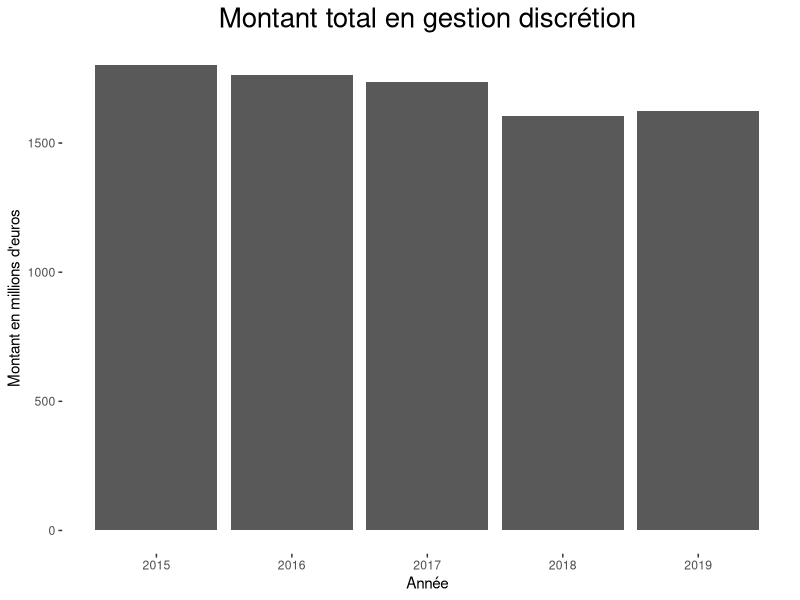
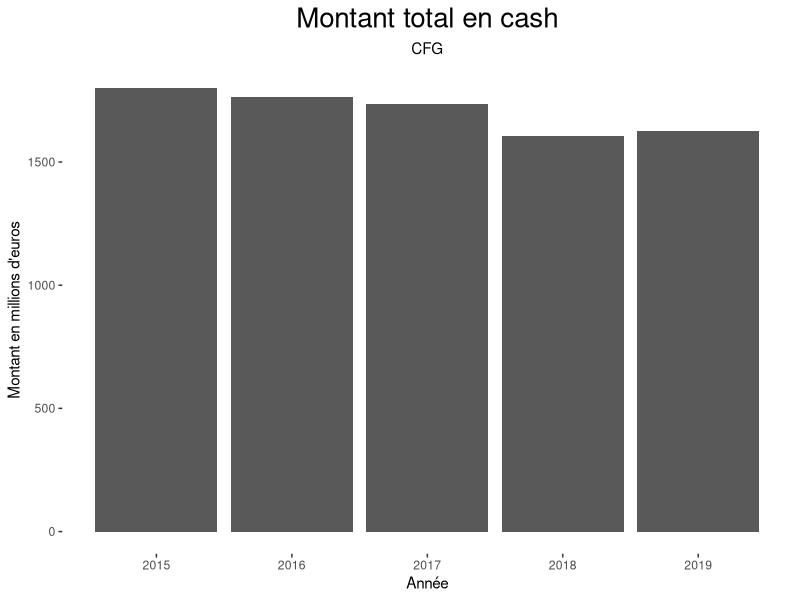
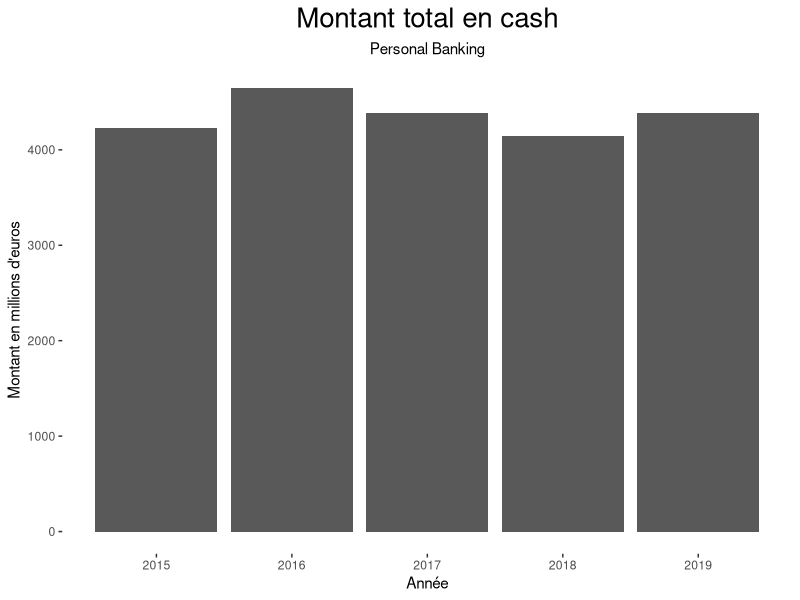
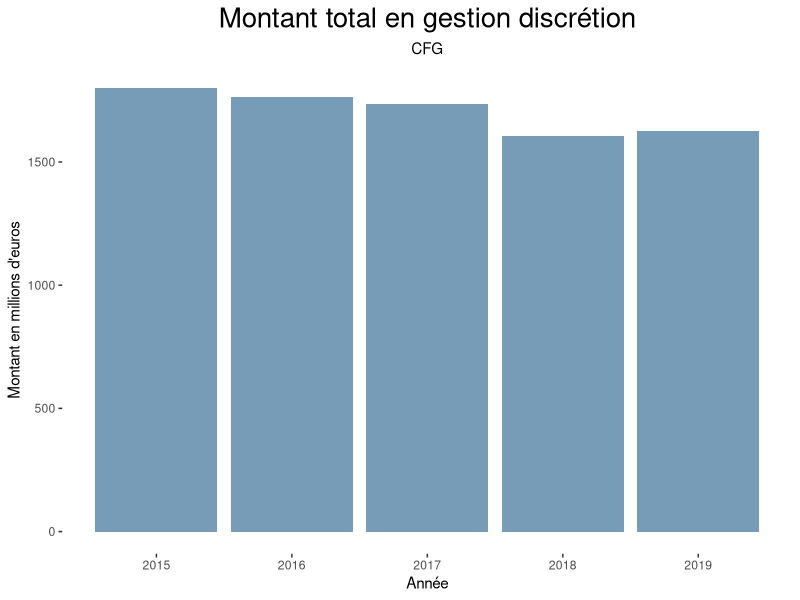
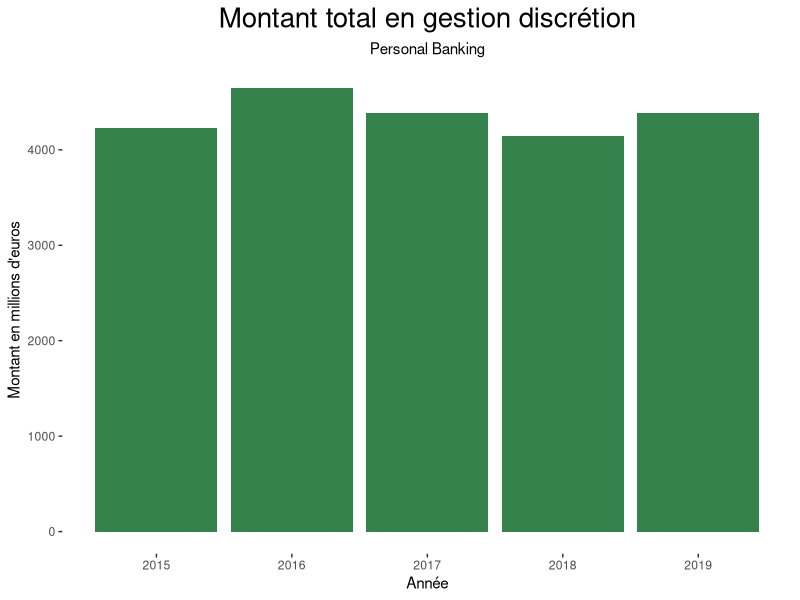

Write the R code that produced these figures, in order.
## ---- chunk 1
library(tidyverse)
n <- 7000

id_client <- sample(1:5000, n, replace = TRUE)  
credit <- rweibull(n, 1, 10^7)
# gestion_discret <- rweibull(n, 1, 10^7)
action <- rweibull(n, 1, 10^7)
cash <- rweibull(n, 1, 10^7)
autre <- rweibull(n, 1, 10^7)

info_pf <- tibble(id_client, credit, #gestion_discret, 
                  action, cash, autre) %>%
  mutate(type_client=sample(c('Personal Banking', 'Private Banking', 'CFG'), n, replace=TRUE),
         year = sample(2015:2019, n, replace=TRUE)#,
         # gestion_discret = case_when(
         #   segment=="Personal Banking" ~ (gestion_discret - rweibull(1, 1, 10^(5.5)))/10,
         #   segment=="Privale Banking" ~ (gestion_discret - rweibull(1, 1, 10^(3.5)))/10000,
         #   TRUE ~ gestion_discret),
         # gestion_discret = case_when(
         #   segment=="Personal Banking" & gestion_discret > 100000 ~ (gestion_discret-100000)/10,
         #   gestion_discret < 0 ~ 0,
         #   segment=="Personal Banking" & gestion_discret > 1000000 ~  (gestion_discret-1000000)/100,
         #   TRUE ~ gestion_discret)
         ) %>% 
  filter( type_client!='CFG' | 
            (type_client=='CFG' & #gestion_discret>1000000 & 
               #gestion_discret< 20000000 & 
               id_client<2000
             )
          )%>% 
  group_by(id_client, year) %>% 
  filter(row_number()==1) %>% 
  ungroup

## ---- chunk 2
str(info_pf)
## ---- chunk 3

pf2019 <- info_pf %>% 
  filter(year==2019)

## ---- chunk 4
n <- 4
actifs <- c("credit", "action", "cash", "autre")

# Creation Matrice resultat
loop_res <- matrix(nrow=0, ncol=n, 
                   dimnames = list(NULL, actifs))

# Creation boucle
for(actif in actifs){
  loop_res[actif] <- sum(pf2019[actif]) 
}

loop_res

## ---- chunk 5
# Les etapes creation matrice resultat & boucle
# se font au meme niveau
fp_res <-  pf2019 %>% 
  select(c("credit", "action", "cash","autre")) %>% 
  map_df(sum)

fp_res

## ---- chunk 6
pf <- info_pf %>% 
  select(id_client, cash, type_client, year) %>% 
  group_by(type_client, year) %>% 
  summarise(cash= round(sum(cash)/1000000,2)) %>% 
  nest()

pf
## ---- chunk 7
pf1 <- pf %>% 
  mutate(plots = map( data, function(x){ggplot(x) + 
                     geom_bar(aes(year, cash), stat='identity') +
                      ggtitle('Montant total en gestion discrétion') +
                     ylab("Montant en millions d'euros") + #ylab("Montant (millions de dollars)")
                     xlab("Année") +
                     theme_bw() +
                     theme(plot.title = element_text(lineheight = 1.1,size = 20,  hjust = 0.5),
                           plot.subtitle = element_text(lineheight = 1.1,  hjust = 0.5),
                           panel.grid.minor = element_blank(),
                           panel.grid.major = element_blank(),
                           panel.border = element_blank(),
                           axis.line.x = element_blank(),
                           legend.position = 'none'
                     )}
                     ))

## ---- chunk 8
pf1$plots[1]
## ---- chunk 9
pf2 <- pf %>% 
  mutate(plots = map2( .x=data,.y=type_client, function(x, y){ggplot(x) + 
      geom_bar(aes(year, cash), stat='identity') +
      ggtitle('Montant total en cash', subtitle=y) +
      ylab("Montant en millions d'euros") + #ylab("Montant (millions de dollars)")
      xlab("Année") +
      theme_bw() +
      theme(plot.title = element_text(lineheight = 1.1, size = 20,  hjust = 0.5),
            plot.subtitle = element_text(lineheight = 1.1,  hjust = 0.5),
            panel.grid.minor = element_blank(),
            panel.grid.major = element_blank(),
            panel.border = element_blank(),
            axis.line.x = element_blank(),
            legend.position = 'none'
      )}
  ))

## ---- chunk 10
pf2$plots[1]
## ---- chunk 11
pf2$plots[2]
## ---- chunk 12
pf3 <- pf %>% 
  ungroup() %>% 
  mutate(fill_color=c('#779cb7', '#36824d', '#bfa4a2'),
         plots = pmap( list(data, type_client, fill_color), function(x, y, z){ggplot(x) + 
      geom_bar(aes(year, cash), stat='identity', fill=z) +
      ggtitle('Montant total en gestion discrétion', subtitle=y) +
      ylab("Montant en millions d'euros") + #ylab("Montant (millions de dollars)")
      xlab("Année") +
      theme_bw() +
      theme(plot.title = element_text(lineheight = 1.1,size = 20,  hjust = 0.5),
            plot.subtitle = element_text(lineheight = 1.1,  hjust = 0.5),
            panel.grid.minor = element_blank(),
            panel.grid.major = element_blank(),
            panel.border = element_blank(),
            axis.line.x = element_blank(),
            legend.position = 'none'
      )}
  ))
## ---- chunk 13
pf3$plots[1]
## ---- chunk 14
pf3$plots[2]
